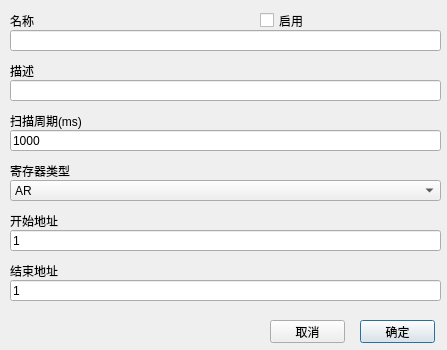
<?xml version="1.0" encoding="UTF-8"?>
<ui version="4.0">
 <class>CMDDataBlockDialog</class>
 <widget class="QDialog" name="CMDDataBlockDialog">
  <property name="geometry">
   <rect>
    <x>0</x>
    <y>0</y>
    <width>447</width>
    <height>350</height>
   </rect>
  </property>
  <property name="windowTitle">
   <string>Dialog</string>
  </property>
  <widget class="QLineEdit" name="nameEdit">
   <property name="geometry">
    <rect>
     <x>10</x>
     <y>30</y>
     <width>431</width>
     <height>21</height>
    </rect>
   </property>
  </widget>
  <widget class="QLabel" name="label_4">
   <property name="geometry">
    <rect>
     <x>10</x>
     <y>60</y>
     <width>431</width>
     <height>21</height>
    </rect>
   </property>
   <property name="text">
    <string>描述</string>
   </property>
  </widget>
  <widget class="QLineEdit" name="descriptionEdit">
   <property name="geometry">
    <rect>
     <x>10</x>
     <y>80</y>
     <width>431</width>
     <height>21</height>
    </rect>
   </property>
   <property name="readOnly">
    <bool>false</bool>
   </property>
  </widget>
  <widget class="QLabel" name="label_2">
   <property name="geometry">
    <rect>
     <x>10</x>
     <y>10</y>
     <width>241</width>
     <height>21</height>
    </rect>
   </property>
   <property name="text">
    <string>名称</string>
   </property>
  </widget>
  <widget class="QLineEdit" name="rateEdit">
   <property name="geometry">
    <rect>
     <x>10</x>
     <y>130</y>
     <width>431</width>
     <height>21</height>
    </rect>
   </property>
   <property name="text">
    <string notr="true">1000</string>
   </property>
   <property name="readOnly">
    <bool>false</bool>
   </property>
  </widget>
  <widget class="QLabel" name="label_5">
   <property name="geometry">
    <rect>
     <x>10</x>
     <y>110</y>
     <width>431</width>
     <height>21</height>
    </rect>
   </property>
   <property name="text">
    <string>扫描周期(ms)</string>
   </property>
  </widget>
  <widget class="QLineEdit" name="startAddressEdit">
   <property name="geometry">
    <rect>
     <x>10</x>
     <y>230</y>
     <width>431</width>
     <height>21</height>
    </rect>
   </property>
   <property name="text">
    <string>1</string>
   </property>
   <property name="readOnly">
    <bool>false</bool>
   </property>
  </widget>
  <widget class="QLabel" name="label_6">
   <property name="geometry">
    <rect>
     <x>10</x>
     <y>210</y>
     <width>431</width>
     <height>21</height>
    </rect>
   </property>
   <property name="text">
    <string>开始地址</string>
   </property>
  </widget>
  <widget class="QCheckBox" name="enableCheckBox">
   <property name="geometry">
    <rect>
     <x>260</x>
     <y>10</y>
     <width>181</width>
     <height>21</height>
    </rect>
   </property>
   <property name="layoutDirection">
    <enum>Qt::LeftToRight</enum>
   </property>
   <property name="text">
    <string>启用</string>
   </property>
  </widget>
  <widget class="QLineEdit" name="endAddressEdit">
   <property name="geometry">
    <rect>
     <x>10</x>
     <y>280</y>
     <width>431</width>
     <height>21</height>
    </rect>
   </property>
   <property name="text">
    <string>1</string>
   </property>
   <property name="readOnly">
    <bool>false</bool>
   </property>
  </widget>
  <widget class="QLabel" name="label_7">
   <property name="geometry">
    <rect>
     <x>10</x>
     <y>260</y>
     <width>431</width>
     <height>21</height>
    </rect>
   </property>
   <property name="text">
    <string>结束地址</string>
   </property>
  </widget>
  <widget class="QLabel" name="label_8">
   <property name="geometry">
    <rect>
     <x>10</x>
     <y>160</y>
     <width>431</width>
     <height>21</height>
    </rect>
   </property>
   <property name="text">
    <string>寄存器类型</string>
   </property>
  </widget>
  <widget class="QPushButton" name="okButton">
   <property name="geometry">
    <rect>
     <x>360</x>
     <y>320</y>
     <width>75</width>
     <height>23</height>
    </rect>
   </property>
   <property name="text">
    <string>确定</string>
   </property>
  </widget>
  <widget class="QPushButton" name="cancelButton">
   <property name="geometry">
    <rect>
     <x>270</x>
     <y>320</y>
     <width>75</width>
     <height>23</height>
    </rect>
   </property>
   <property name="text">
    <string>取消</string>
   </property>
  </widget>
  <widget class="QComboBox" name="registerComboBox">
   <property name="geometry">
    <rect>
     <x>10</x>
     <y>180</y>
     <width>431</width>
     <height>21</height>
    </rect>
   </property>
   <item>
    <property name="text">
     <string>AR</string>
    </property>
   </item>
   <item>
    <property name="text">
     <string>DM</string>
    </property>
   </item>
   <item>
    <property name="text">
     <string>EM</string>
    </property>
   </item>
   <item>
    <property name="text">
     <string>HR</string>
    </property>
   </item>
   <item>
    <property name="text">
     <string>IR</string>
    </property>
   </item>
   <item>
    <property name="text">
     <string>LR</string>
    </property>
   </item>
   <item>
    <property name="text">
     <string>PV</string>
    </property>
   </item>
   <item>
    <property name="text">
     <string>TC</string>
    </property>
   </item>
  </widget>
 </widget>
 <resources/>
 <connections/>
</ui>
